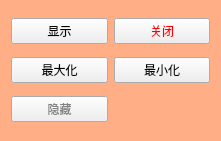
   <widget class="QFrame" name="gridFrame">
    <property name="geometry">
     <rect>
      <x>10</x>
      <y>650</y>
      <width>221</width>
      <height>141</height>
     </rect>
    </property>
    <property name="styleSheet">
     <string notr="true">QFrame {
	background-color: rgba(255, 85, 0, 70)
}</string>
    </property>
    <layout class="QGridLayout" name="gridLayout_6">
     <item row="4" column="0">
      <widget class="QPushButton" name="button_window_hide">
       <property name="styleSheet">
        <string notr="true">QPushButton {
	color: rgb(129, 129, 129)
}</string>
       </property>
       <property name="text">
        <string>隐藏</string>
       </property>
      </widget>
     </item>
     <item row="0" column="0">
      <widget class="QPushButton" name="button_window_show">
       <property name="styleSheet">
        <string notr="true"/>
       </property>
       <property name="text">
        <string>显示</string>
       </property>
      </widget>
     </item>
     <item row="1" column="0">
      <widget class="QPushButton" name="button_window_max">
       <property name="text">
        <string>最大化</string>
       </property>
      </widget>
     </item>
     <item row="0" column="1">
      <widget class="QPushButton" name="button_window_close">
       <property name="styleSheet">
        <string notr="true">QPushButton {
	color: rgb(255, 0, 4)
}</string>
       </property>
       <property name="text">
        <string>关闭</string>
       </property>
      </widget>
     </item>
     <item row="1" column="1">
      <widget class="QPushButton" name="button_window_min">
       <property name="text">
        <string>最小化</string>
       </property>
      </widget>
     </item>
    </layout>
   </widget>
